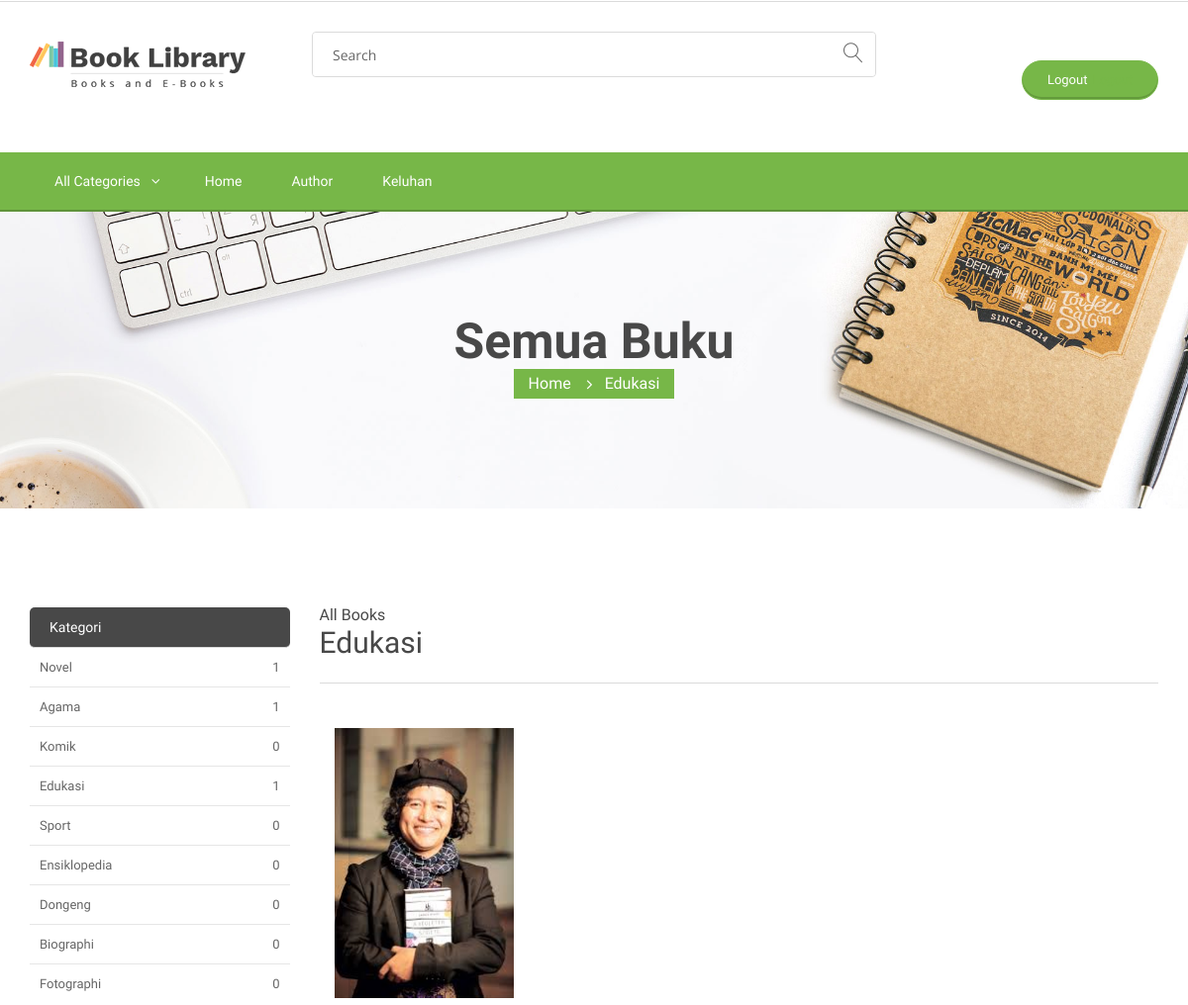
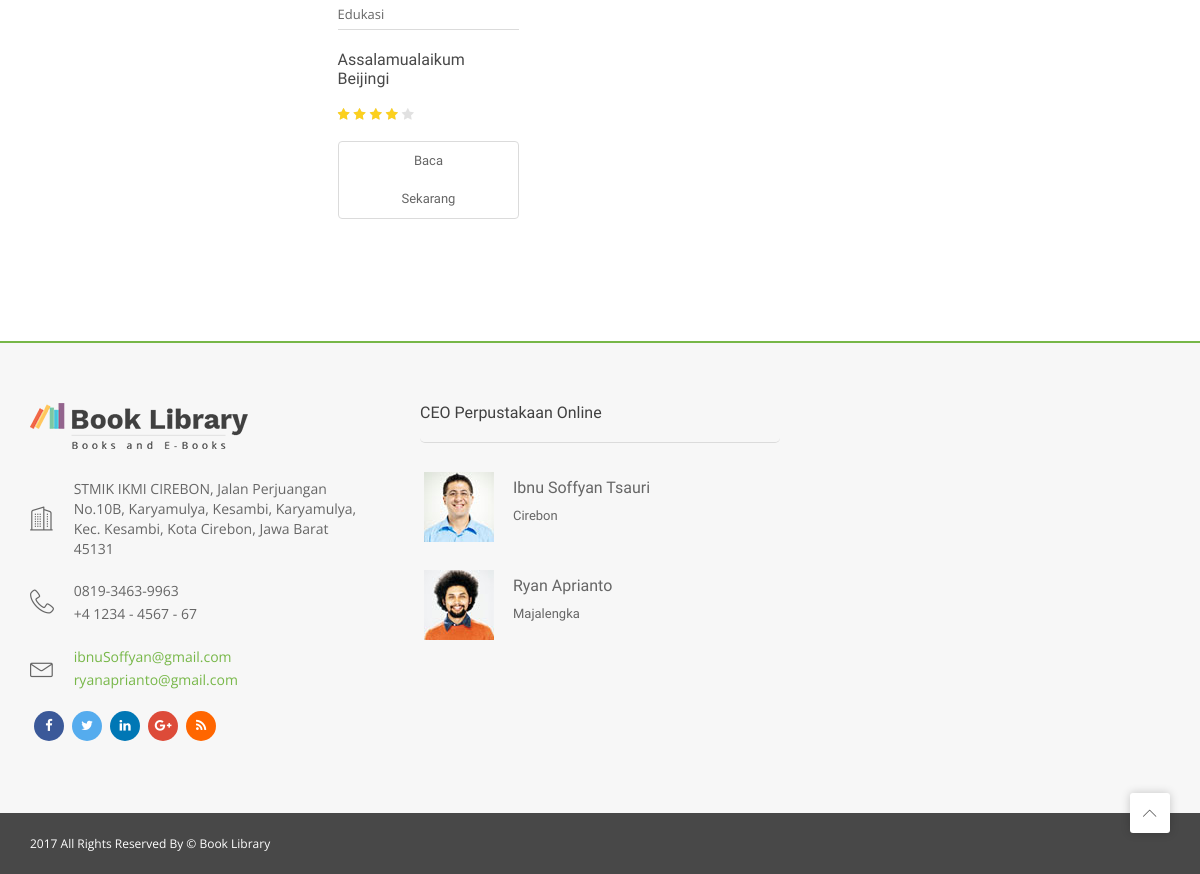
Screenshot of /index.php/dashboard/edukasi with the database file from the repository (2 pictures, top to bottom).
### tables this page shows
CREATE TABLE `buku` (
  `id_buku` int(20) NOT NULL,
  `judul_buku` varchar(50) NOT NULL,
  `id_pengarang` int(11) NOT NULL,
  `rilis` date NOT NULL,
  `sinopsis` text NOT NULL,
  `kategori` varchar(50) NOT NULL,
  `link` varchar(200) NOT NULL,
  `foto` varchar(100) NOT NULL
);

### application/controllers/dashboard.php (called while the page is built, shortened)
<?php
class Dashboard extends CI_Controller
{
	public function edukasi()
	{
		$data['total_buku_novel'] 			= $this->model_buku->hitung_buku_novel();
		$data['total_buku_agama'] 			= $this->model_buku->hitung_buku_agama();
		$data['total_buku_komik'] 			= $this->model_buku->hitung_buku_komik();
		$data['total_buku_edukasi'] 		= $this->model_buku->hitung_buku_edukasi();
		$data['total_buku_sport'] 			= $this->model_buku->hitung_buku_sport();
		$data['total_buku_ensiklopedia'] 	= $this->model_buku->hitung_buku_ensiklopedia();
		$data['total_buku_dongeng'] 		= $this->model_buku->hitung_buku_dongeng();
		$data['total_buku_biographi'] 		= $this->model_buku->hitung_buku_biographi();
		$data['total_buku_fotographi'] 		= $this->model_buku->hitung_buku_fotographi();
		$data['total_buku'] 				= $this->model_buku->hitung_buku();
		$data['total_anggota'] 				= $this->model_buku->hitung_anggota();
		$data['total_pengarang'] 			= $this->model_buku->hitung_pengarang();
		$data['total_request'] 				= $this->model_buku->hitung_request();
		$data['pengarang'] 					= $this->model_buku->tampil_data_pengarang()->result();
		$data['buku'] 						= $this->model_buku->tampil_data_all_buku_edukasi()->result();
		$this->load->view('templates/header1');
		$this->load->view('templates/sidebar1');
		$this->load->view('edukasi', $data);
		$this->load->view('templates/footer1');
	}
}

### index.php (called while the page is built, shortened)
<?php
require_once BASEPATH.'core/CodeIgniter.php';

### application/models/model_buku.php (called while the page is built, shortened)
<?php
class Model_buku extends CI_Model{
    public function tampil_data_all_buku_edukasi()
    {
     $this->db->select('*');
        $this->db->from('buku');
        $this->db->join('pengarang','pengarang.id_pengarang=buku.id_pengarang');
        $this->db->where("kategori", "Edukasi");
        return $this->db->get();
    }
}

### application/views/edukasi.php (the view, shortened to what this page needs)
		<div class="tg-innerbanner tg-haslayout tg-parallax tg-bginnerbanner" data-z-index="-100" data-appear-top-offset="600" data-parallax="scroll" data-image-src="<?php base_url() ?>assets/images/parallax/bgparallax-07.jpg">
			<div class="container">
				<div class="row">
					<div class="col-xs-12 col-sm-12 col-md-12 col-lg-12">
						<div class="tg-innerbannercontent">
							<h1>Semua Buku</h1>
							<ol class="tg-breadcrumb">
								<li><a href="javascript:void(0);">home</a></li>
								<li class="tg-active">Edukasi</li>
							</ol>
						</div>
					</div>
				</div>
			</div>
		</div>
		<main id="tg-main" class="tg-main tg-haslayout">
			<div class="tg-sectionspace tg-haslayout">
				<div class="container">
					<div class="row">
						<div id="tg-twocolumns" class="tg-twocolumns">
							<div class="col-xs-12 col-sm-8 col-md-8 col-lg-9 pull-right">
								<div id="tg-content" class="tg-content">
									<div class="tg-products">
										<div class="tg-sectionhead">
											<h2><span>All Books</span>Edukasi</h2>
										</div>
										<div class="tg-productgrid">
											<?php foreach ($buku as $bk) : ?>
											<div class="col-xs-6 col-sm-6 col-md-4 col-lg-3">
												<div class="tg-postbook">
													<figure class="tg-featureimg">
														<div class="tg-bookimg">
															<div class="tg-frontcover"><img src="<?php echo base_url().'assets/images/books/'.$bk->foto ?>" alt="image description"></div>
															<div class="tg-backcover"><img src="<?php echo base_url().'assets/images/books/'.$bk->foto ?>" alt="image description"></div>
														</div>
													</figure>
													<div class="tg-postbookcontent">
														<ul class="tg-bookscategories">
															<li><a href="javascript:void(0);"><?= $bk->kategori ?></a></li>
														</ul>
														<div class="tg-booktitle">
															<h3><a href="javascript:void(0);"><?= $bk->judul_buku ?></a></h3>
														</div>
														<span class="tg-stars"><span></span></span>
														<a href="<?= $bk->link  ?>" class="tg-btn tg-books" target="_blank">Baca Sekarang</a>
													</div>
												</div>
											</div>
<?php endforeach; ?>
										</div>
									</div>
								</div>
							</div>
							<div class="col-xs-12 col-sm-4 col-md-4 col-lg-3 pull-left">
								<aside id="tg-sidebar" class="tg-sidebar">
									<div class="tg-widget tg-catagories">
										<div class="tg-widgettitle">
											<h3>Kategori</h3>
										</div>
										<div class="tg-widgetcontent">
											<ul>
												<li><a href="<?php base_url() ?>novel"><span>Novel</span><em><?php echo $total_buku_novel ?></em></a></li>
												<li><a href="<?php base_url() ?>agama"><span>Agama</span><em><?php echo $total_buku_agama ?></em></a></li>
												<li><a href="<?php base_url() ?>komik"><span>Komik</span><em><?php echo $total_buku_komik ?></em></a></li>
												<li><a href="<?php base_url() ?>edukasi"><span>Edukasi</span><em><?php echo $total_buku_edukasi ?></em></a></li>
												<li><a href="<?php base_url() ?>sport"><span>Sport</span><em><?php echo $total_buku_sport ?></em></a></li>
												<li><a href="<?php base_url() ?>ensiklopedia"><span>Ensiklopedia</span><em><?php echo $total_buku_ensiklopedia ?></em></a></li>
												<li><a href="<?php base_url() ?>dongeng"><span>Dongeng</span><em><?php echo $total_buku_dongeng ?></em></a></li>
												<li><a href="<?php base_url() ?>biographi"><span>Biographi</span><em><?php echo $total_buku_biographi ?></em></a></li>
												<li><a href="<?php base_url() ?>fotographi"><span>Fotographi</span><em><?php echo $total_buku_fotographi ?></em></a></li>
											</ul>
										</div>
									</div>
								</aside>
							</div>
						</div>
					</div>
				</div>
			</div>
		</main>

### assets/css/transitions.css (style rules this page uses)
*:after, *:before, p a, a, button.tg-btn, .tg-socialicons li a, .tg-roundicontext, .tg-roundicontext .tg-usericonholder, .tg-themedropdownmenu, .sub-menu, .mega-menu, .tg-themetabnav li a, .tg-themetabcontent, .tg-featureimg, .tg-bookimg, .tg-backcover, .owl-prev, .owl-next, .tg-postbook, .tg-author figure, .tg-author figure a, .tg-author figure a img, .tg-post figure, .tg-post figure a, .tg-post figure a img, textarea, .tg-widget ul li figure, .tg-widgetinstagram ul li figure, .tg-widgetinstagram ul li figure figcaption, .tg-quantityholder .minus, .tg-quantityholder .plus, .tg-alsoavailable figure figcaption ul li span, .tg-prevpost figure, .tg-nextpost figure, .tg-comments li .tg-authorbox, .tg-comments li .tg-authorbox .tg-bottomarrow, .tg-bookimg, .tg-hovercontent .tg-description { -webkit-transition: all 300ms ease-in-out; -moz-transition: all 300ms ease-in-out; -ms-transition: all 300ms ease-in-out; -o-transition: all 300ms ease-in-out; transition: all 300ms ease-in-out; }

### assets/css/color.css (style rules this page uses)
a, p a, p a:hover, a:hover, a:focus, a:active, .tg-stars span:after, .tg-textbox h3 span, .tg-bookprice ins, .tg-newsletter h4, .tg-404errorcontent span, .tg-widget ul li:hover a, .tg-widget ul li a:hover, .tg-widget ul li:hover a span, .tg-widget ul li:hover a em, .tg-relatedbooks .tg-postbook .tg-bookprice ins { color: #77b748; }
.tg-btn:hover, .tg-btn.tg-active, .tg-navigationarea, .owl-prev:hover, .owl-next:hover, .tg-testimonial figure:before, .tg-headervtwo .tg-formsearch fieldset button, .tg-homeslidervtwo .tg-slidercontent .tg-btns .tg-btn:hover, .tg-homeslidervtwo .tg-slidercontent .tg-btns .tg-btn.tg-active, .tg-breadcrumb, #seconds, .tg-quantityholder .minus:hover, .tg-quantityholder .plus:hover, .tg-themetabs li a:before, .tg-tag:hover, .tg-btnreply:hover { background:#77b748; }

### rows the page displays
buku: foto (picture), kategori "Edukasi", judul_buku "Assalamualaikum Beijingi"

### other values shown
$total_buku_novel "1"
$total_buku_agama "1"
$total_buku_komik "0"
$total_buku_edukasi "1"
$total_buku_sport "0"
$total_buku_ensiklopedia "0"
$total_buku_dongeng "0"
$total_buku_biographi "0"
$total_buku_fotographi "0"
